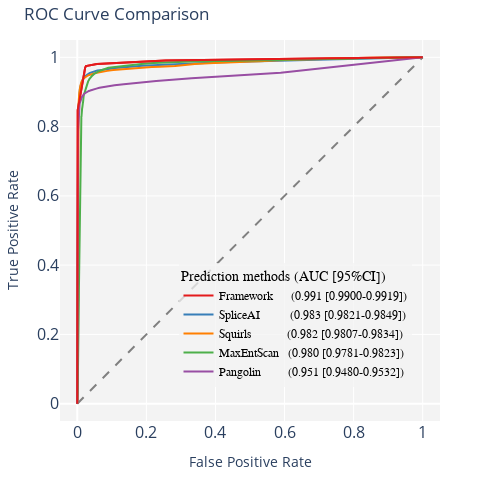

Write notebook code for a chart like this one.
### Markdown cell above
##### 4. ROCカーブのプロット

### Code cell
import plotly.graph_objects as go
import numpy as np
from sklearn.metrics import roc_curve, roc_auc_score

# ROC curve (LABEL, PriorityScore)
fpr1, tpr1, thresholds1 = roc_curve(data['LABEL'], data['PriorityScore'])
auc1 = roc_auc_score(data['LABEL'], data['PriorityScore'])
fpr2, tpr2, thresholds2 = roc_curve(data['LABEL'], data['maxsplai'])
auc2 = roc_auc_score(data['LABEL'], data['maxsplai'])
fpr3, tpr3, thresholds3 = roc_curve(data2['LABEL'], data2['maxentscan_diff_abs'])
auc3 = roc_auc_score(data2['LABEL'], data2['maxentscan_diff_abs'])
fpr4, tpr4, thresholds4 = roc_curve(data['LABEL'], data['maxpangolin'])
auc4 = roc_auc_score(data['LABEL'], data['maxpangolin'])
fpr5, tpr5, thresholds5 = roc_curve(data3['LABEL'], data3['Squirls'])
auc5 = roc_auc_score(data3['LABEL'], data3['Squirls'])

# Calculate optimal threshold from ROC curve by Youden's J statistic
Youden_index = np.argmax(tpr1 - fpr1)
optimal_threshold = thresholds1[Youden_index]
print(f'Optimal threshold (using Youden index) - Framework: {optimal_threshold}')
youden_maxent = np.argmax(tpr3 - fpr3)
optimal_threshold_maxent = thresholds3[youden_maxent]
thr_maxent = np.round(optimal_threshold_maxent, 2)
print(f'Optimal threshold (using Youden index) - MaxEntScan: {optimal_threshold_maxent} ({thr_maxent})')
youden_pangolin = np.argmax(tpr4 - fpr4)
optimal_threshold_pangolin = thresholds4[youden_pangolin]
thr_pango = np.round(optimal_threshold_pangolin, 2)
print(f'Optimal threshold (using Youden index) - Pangolin: {optimal_threshold_pangolin} ({thr_pango})')
youden_squirls = np.argmax(tpr5 - fpr5)
optimal_threshold_squirls = thresholds5[youden_squirls]
thr_squir = np.round(optimal_threshold_squirls, 2)
print(f'Optimal threshold (using Youden index) - Squirls: {optimal_threshold_squirls} ({thr_squir})')

# 参考資料 SpliceAIのYouden index
youden_splai = np.argmax(tpr2 - fpr2)
optimal_threshold_spliceai = thresholds2[youden_splai]
print(f'Optimal threshold (using Youden index) - SpliceAI: {optimal_threshold_spliceai}')

# plot ROC curve using Plotly
fig = go.Figure()

# Add traces
fig.add_trace(go.Scatter(
    x=fpr1, y=tpr1, mode='lines', 
    name=f"Framework      ({auc1:.3f} [{cilower1:.4f}-{ciupper1:.4f}])", 
    line=dict(color='#E41A1C', width=2))
    )
fig.add_trace(go.Scatter(
    x=fpr2, y=tpr2, mode='lines', 
    name=f"SpliceAI          ({auc2:.3f} [{cilower2:.4f}-{ciupper2:.4f}])", 
    line=dict(color='#377EB8', width=2))
    )
fig.add_trace(go.Scatter(
    x=fpr5, y=tpr5, mode='lines',
    name=f"Squirls            ({auc5:.3f} [{cilower5:.4f}-{ciupper5:.4f}])",
    line=dict(color='#FF7F00', width=2))
    )
fig.add_trace(go.Scatter(
    x=fpr3, y=tpr3, mode='lines',
    name=f"MaxEntScan   ({auc3:.3f} [{cilower3:.4f}-{ciupper3:.4f}])",
    line=dict(color='#4DAF4A', width=2))
    )
fig.add_trace(go.Scatter(
    x=fpr4, y=tpr4, mode='lines',
    name=f"Pangolin         ({auc4:.3f} [{cilower4:.4f}-{ciupper4:.4f}])",
    line=dict(color='#984EA3', width=2))
    )


fig.add_trace(go.Scatter(
    x=[0, 1], y=[0, 1], mode='lines', name='Chance', 
    line=dict(color='gray', width=2, dash='dash'), showlegend=False)
    )

# Add an annotation
# fig.add_annotation(x=0.6, y=0.05, xref="paper", yref="paper",
#                    text=f"DeLong's test p-value = {10**p_value_log[0][0]:.2e}",
#                    showarrow=False,
#                    font=dict(family="Arial, sans-serif", size=12, color="black"),
#                    bgcolor='rgba(243, 243, 243, 1)',
#                 #    bordercolor="black",
#                    borderwidth=2)

# Add titles and labels
fig.update_layout(title='ROC Curve Comparison',
                  xaxis_title='False Positive Rate',
                  yaxis_title='True Positive Rate',
                  plot_bgcolor='rgba(243, 243, 243, 1)',
                  paper_bgcolor='rgba(255, 255, 255, 1)',
                #   paper_bgcolor='rgba(243, 243, 243, 0)',
				  
                  legend_title='Prediction methods (AUC [95%CI])',
                  legend=dict(y=0.09, x=0.925, xanchor='right', yanchor='bottom', 
                              bgcolor='rgba(243, 243, 243, 0.75)',
                              font=dict(family="Arial, sans-serif", size=12, color="black")),
                  margin=dict(l=40, r=40, t=40, b=40))

fig.update_xaxes(range=[-0.05, 1.05])
fig.update_yaxes(range=[-0.05, 1.05])
fig.update_layout(width=480, height=480)
fig.write_html("figs/roc-auc.html")

# Change the font size of axix labels
fig.update_xaxes(tickfont=dict(size=16))
fig.update_yaxes(tickfont=dict(size=16))

# Add zoomed-in ROC curve in the top left corner
fig.add_trace(go.Scatter(
    x=fpr1, y=tpr1, mode='lines', 
    name=f"Framework      ({auc1:.3f} [{cilower1:.4f}-{ciupper1:.4f}])", 
    line=dict(color='#E41A1C', width=2), showlegend=False)
    )

# fig.update_layout(showlegend=False)

# Save as html
fig.write_html("figs/roc-auc.html")

# Show figure
fig.show()

### Figure 1 — Plotly figure (JSON) as saved in the notebook; plotly's stock layout.template omitted (floating-point values rounded to 4 significant figures; data arrays with more than 128 entries replaced by an {"elided": "..."} marker saying what was removed)
{"data": [{"line": {"color": "#E41A1C", "width": 2}, "mode": "lines", "name": "Framework      (0.991 [0.9900-0.9919])", "type": "scatter", "x": [0, 0, 0, 0, 0, 0, 0, 0.0001247, 0.0001247, 0.0001939, 0.0002078, 0.0002216, 0.001274, 0.02263, 0.0249, 0.05668, 0.05676, 0.255, 0.255, 0.745, 0.8274, 1], "y": [0, 0.1511, 0.1609, 0.2569, 0.3929, 0.4005, 0.4477, 0.5272, 0.5284, 0.5335, 0.6922, 0.7069, 0.848, 0.9693, 0.9747, 0.981, 0.9812, 0.9911, 0.9911, 0.997, 0.9984, 1]}, {"line": {"color": "#377EB8", "width": 2}, "mode": "lines", "name": "SpliceAI          (0.983 [0.9821-0.9849])", "type": "scatter", "x": [0, 0.0001108, 0.000277, 0.0004571, 0.0006371, 0.0007756, 0.000831, 0.0008726, 0.0009418, 0.0009557, 0.001039, 0.001122, 0.00115, 0.001219, 0.00133, 0.001413, 0.001468, 0.001537, 0.001662, 0.001731, 0.001773, 0.001801, 0.001856, 0.001911, 0.001953, 0.002036, 0.002133, 0.002161, 0.002258, 0.002313, 0.002382, 0.002424, 0.002493, 0.002562, 0.002673, 0.002812, 0.002936, 0.003103, 0.00331, 0.003518, 0.00367, 0.00385, 0.003989, 0.004141, 0.00428, 0.004501, 0.004778, 0.004931, 0.005097, 0.005236, 0.005526, 0.005693, 0.005817, 0.006039, 0.006274, 0.006496, 0.006662, 0.007022, 0.007258, 0.007646, 0.008047, 0.00849, 0.008767, 0.009169, 0.009598, 0.01017, 0.01065, 0.01127, 0.01201, 0.01265, 0.01331, 0.01422, 0.01512, 0.01629, 0.0173, 0.01852, 0.02001, 0.02173, 0.02334, 0.02522, 0.02727, 0.02971, 0.03269, 0.03549, 0.0388, 0.0427, 0.04705, 0.0524, 0.05821, 0.06493, 0.07294, 0.08297, 0.09489, 0.1105, 0.1294, 0.1535, 0.1878, 0.2345, 0.3019, 0.4188, 0.6918, 1], "y": [0, 0.181, 0.3861, 0.4743, 0.525, 0.56, 0.5902, 0.6121, 0.6309, 0.6472, 0.6625, 0.6758, 0.6886, 0.6983, 0.7103, 0.7213, 0.7302, 0.738, 0.7457, 0.7525, 0.7588, 0.7658, 0.7726, 0.7789, 0.7848, 0.7924, 0.7989, 0.8036, 0.8082, 0.8131, 0.8189, 0.8234, 0.8281, 0.8327, 0.8364, 0.8402, 0.8439, 0.848, 0.8515, 0.8548, 0.8586, 0.8617, 0.8648, 0.8684, 0.8713, 0.8745, 0.8782, 0.8813, 0.8842, 0.8861, 0.8887, 0.892, 0.8946, 0.8962, 0.8989, 0.9013, 0.9038, 0.9056, 0.9075, 0.9097, 0.9118, 0.9138, 0.9161, 0.9181, 0.9201, 0.9218, 0.9236, 0.9251, 0.9267, 0.9288, 0.9304, 0.9328, 0.9345, 0.9364, 0.9378, 0.9397, 0.9417, 0.943, 0.9455, 0.9474, 0.9491, 0.9512, 0.9529, 0.9543, 0.9556, 0.9574, 0.9593, 0.9608, 0.9622, 0.963, 0.9642, 0.9658, 0.9675, 0.9689, 0.9706, 0.9732, 0.9759, 0.9779, 0.9809, 0.986, 0.9926, 1]}, {"line": {"color": "#FF7F00", "width": 2}, "mode": "lines", "name": "Squirls            (0.982 [0.9807-0.9834])", "type": "scatter", "x": {"elided": "4703 float values"}, "y": {"elided": "4703 float values"}}, {"line": {"color": "#4DAF4A", "width": 2}, "mode": "lines", "name": "MaxEntScan   (0.980 [0.9781-0.9823])", "type": "scatter", "x": {"elided": "2946 float values"}, "y": {"elided": "2946 float values"}}, {"line": {"color": "#984EA3", "width": 2}, "mode": "lines", "name": "Pangolin         (0.951 [0.9480-0.9532])", "type": "scatter", "x": [0, 0, 0, 2.77e-05, 5.54e-05, 8.31e-05, 0.0001524, 0.0001939, 0.000277, 0.0003878, 0.0004709, 0.0005125, 0.0005679, 0.0006371, 0.0007064, 0.0007479, 0.0009141, 0.001025, 0.001108, 0.001136, 0.001191, 0.001247, 0.00133, 0.001371, 0.00144, 0.00151, 0.001607, 0.001704, 0.001773, 0.001856, 0.00187, 0.001967, 0.00205, 0.002147, 0.002285, 0.002438, 0.00259, 0.002756, 0.002839, 0.00295, 0.003075, 0.003213, 0.003324, 0.003421, 0.003615, 0.003698, 0.003809, 0.003934, 0.004044, 0.004349, 0.004529, 0.004682, 0.004931, 0.00518, 0.005513, 0.005914, 0.006205, 0.006524, 0.006801, 0.007133, 0.007576, 0.008033, 0.008449, 0.009031, 0.009585, 0.0103, 0.01107, 0.01165, 0.01244, 0.01337, 0.0144, 0.01578, 0.01716, 0.01841, 0.02043, 0.0224, 0.02461, 0.02716, 0.03035, 0.03366, 0.03756, 0.04244, 0.04816, 0.05525, 0.0641, 0.07526, 0.08934, 0.1079, 0.1345, 0.1709, 0.2284, 0.3307, 0.5889, 1], "y": [0, 0.0001159, 0.00423, 0.02022, 0.06038, 0.1246, 0.2056, 0.2847, 0.3578, 0.4169, 0.4667, 0.5067, 0.5407, 0.5694, 0.5917, 0.6109, 0.6277, 0.6451, 0.6599, 0.6722, 0.6861, 0.697, 0.706, 0.715, 0.7253, 0.7335, 0.741, 0.7486, 0.7551, 0.7616, 0.7689, 0.775, 0.7802, 0.7857, 0.7909, 0.7949, 0.7992, 0.8038, 0.808, 0.8123, 0.8162, 0.8203, 0.8238, 0.827, 0.8305, 0.8336, 0.8363, 0.8389, 0.8414, 0.8442, 0.8471, 0.8495, 0.8522, 0.8547, 0.8565, 0.8585, 0.861, 0.8633, 0.865, 0.8668, 0.8689, 0.8708, 0.8725, 0.8742, 0.8761, 0.8779, 0.8794, 0.8808, 0.8831, 0.8852, 0.8873, 0.89, 0.8913, 0.8931, 0.8949, 0.8962, 0.8981, 0.8994, 0.9013, 0.9029, 0.904, 0.906, 0.9071, 0.9097, 0.9119, 0.914, 0.9167, 0.9192, 0.9224, 0.9268, 0.9315, 0.9392, 0.9554, 1]}, {"line": {"color": "gray", "dash": "dash", "width": 2}, "mode": "lines", "name": "Chance", "showlegend": false, "type": "scatter", "x": [0, 1], "y": [0, 1]}, {"line": {"color": "#E41A1C", "width": 2}, "mode": "lines", "name": "Framework      (0.991 [0.9900-0.9919])", "showlegend": false, "type": "scatter", "x": [0, 0, 0, 0, 0, 0, 0, 0.0001247, 0.0001247, 0.0001939, 0.0002078, 0.0002216, 0.001274, 0.02263, 0.0249, 0.05668, 0.05676, 0.255, 0.255, 0.745, 0.8274, 1], "y": [0, 0.1511, 0.1609, 0.2569, 0.3929, 0.4005, 0.4477, 0.5272, 0.5284, 0.5335, 0.6922, 0.7069, 0.848, 0.9693, 0.9747, 0.981, 0.9812, 0.9911, 0.9911, 0.997, 0.9984, 1]}], "layout": {"height": 480, "legend": {"bgcolor": "rgba(243, 243, 243, 0.75)", "font": {"color": "black", "family": "Arial, sans-serif", "size": 12}, "title": {"text": "Prediction methods (AUC [95%CI])"}, "x": 0.925, "xanchor": "right", "y": 0.09, "yanchor": "bottom"}, "margin": {"b": 40, "l": 40, "r": 40, "t": 40}, "paper_bgcolor": "rgba(255, 255, 255, 1)", "plot_bgcolor": "rgba(243, 243, 243, 1)", "title": {"text": "ROC Curve Comparison"}, "width": 480, "xaxis": {"range": [-0.05, 1.05], "tickfont": {"size": 16}, "title": {"text": "False Positive Rate"}}, "yaxis": {"range": [-0.05, 1.05], "tickfont": {"size": 16}, "title": {"text": "True Positive Rate"}}}}
